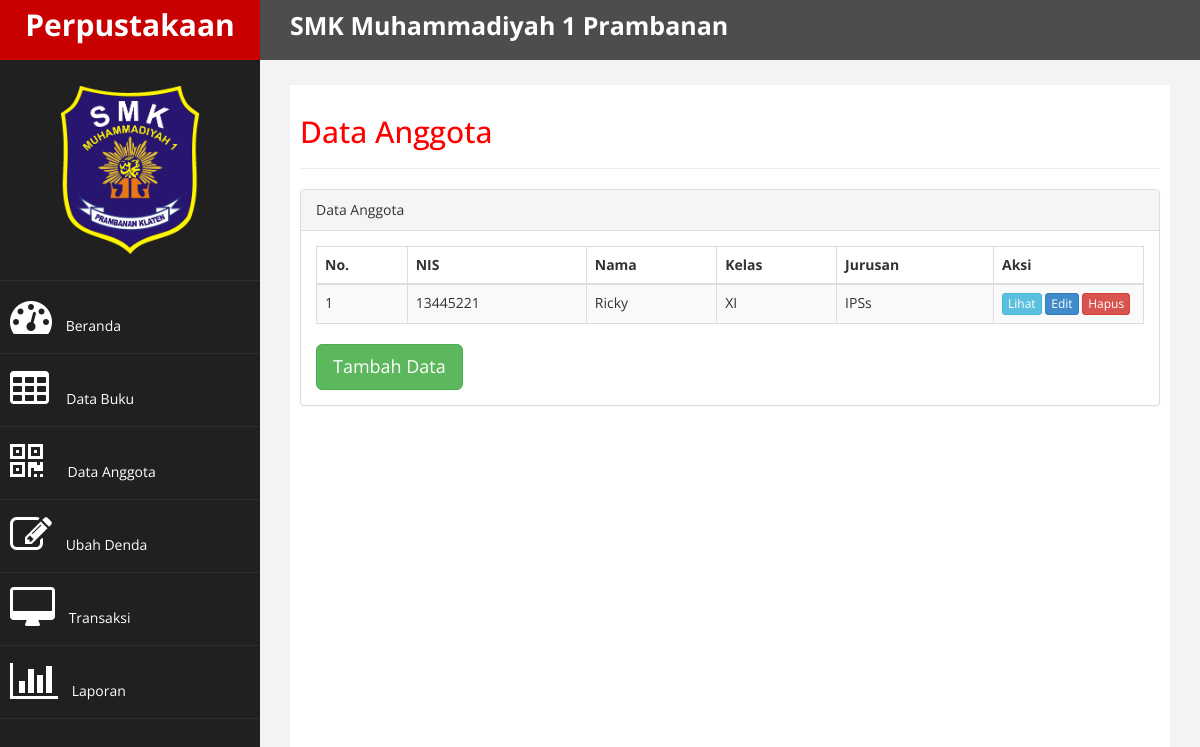
The app's page /index.php?act=data_anggota with its own data.
### tables this page shows
CREATE TABLE `anggota` (
  `nis` int(20) NOT NULL,
  `nama_anggota` varchar(250) NOT NULL,
  `tgl_lahir` date NOT NULL,
  `jekel` enum('Laki-Laki','Perempuan') NOT NULL,
  `kelas` varchar(7) NOT NULL,
  `jurusan` varchar(25) NOT NULL
);

### data_anggota.php (the view, shortened to what this page needs)
<?php
include "koneksi.php";
$no = 1;
$sql="select * from anggota";
$hasil=mysqli_query($kon, $sql) ;
?>
<h2>Data Anggota</h2>
<hr>
<div class="panel panel-default">
    <div class="panel-heading">
         Data Anggota
    </div>
    <div class="panel-body">
        <div class="table-responsive">
            <table class="table table-striped table-bordered table-hover" id="dataTables-example">
                <thead>
                    <tr>
                        <th>No.</th>
                        <th>NIS</th>
                        <th>Nama</th>
                        <th>Kelas</th>
                        <th>Jurusan</th>
                        <th width="150px">Aksi</th>
                    </tr>
                </thead>
                <tbody>
                    <?php
                    while($data = mysqli_fetch_assoc($hasil)){
                ?>
                    <tr class="odd gradeX">
                        <td><?php echo $no++; ?></td>
                        <td><?php echo $data['nis']; ?></td>
                        <td><?php echo $data['nama_anggota']; ?></td>
                        <td><?php echo $data['kelas']; ?></td>
                        <td><?php echo $data['jurusan']; ?></td>
                        <td>
                            <a href="?act=lihat_anggota&nis=<?php echo$data['nis'];?>" class="btn btn-info btn-xs">Lihat</a>
                            <a href="?act=edit_anggota&nis=<?php echo$data['nis'];?>" class="btn btn-primary btn-xs">Edit</a>
                            <a href="hapus_anggota.php?nis=<?php echo$data['nis'];?>"
                               onClick="return confirm('Apakah anda yakin untuk menghapus data ini?');" class="btn btn-danger btn-xs">Hapus</a>
                        </td>
                    </tr>
                <?php
                    }
                ?>
                </tbody>
            </table>
			<a href="?act=tambah_anggota" class="btn btn-success btn-lg">Tambah Data</a>
        </div>
    </div>
</div>

### custom.csss.css (style rules this page uses)
body { font-family: 'Open Sans', sans-serif; }
h2 { color: #f00; }

### records on screen
anggota: nis "13445221", nama_anggota "Ricky", kelas "XI", jurusan "IPSs"
